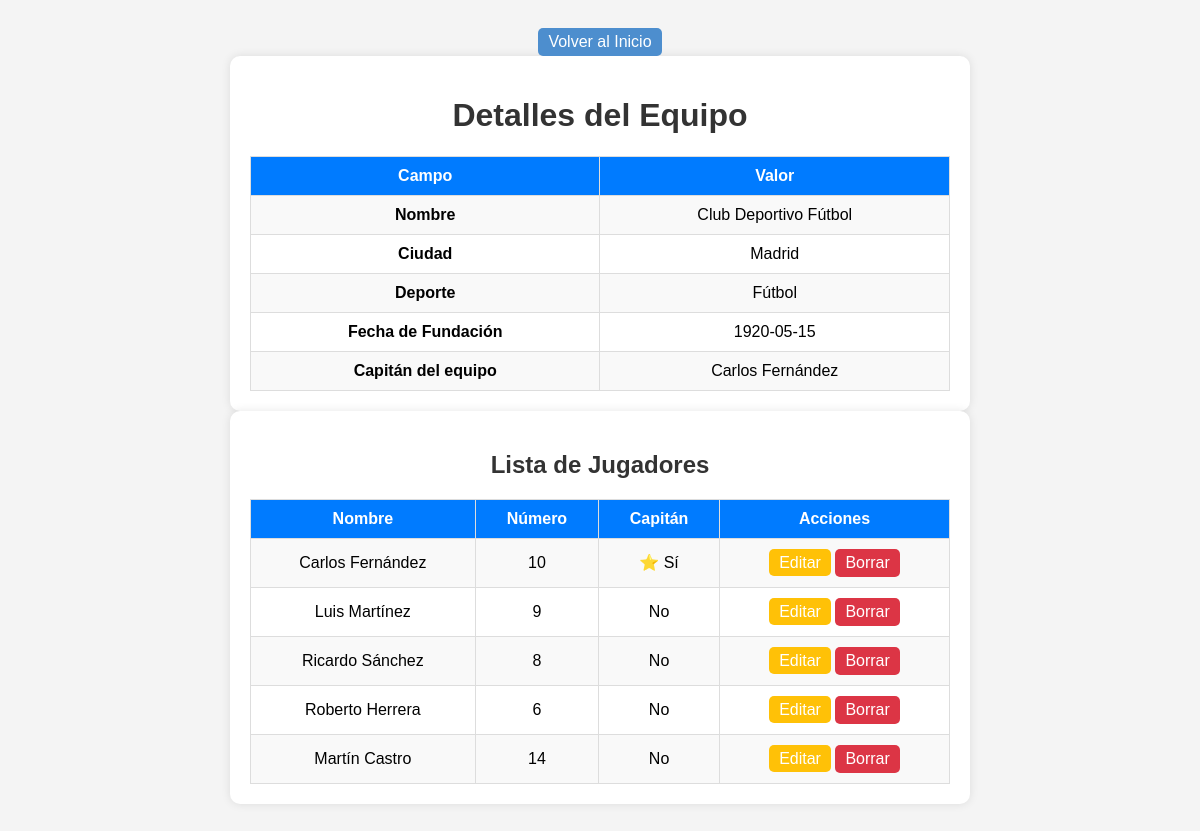
Page /views/EquipoView.php?id=1 on the committed database.
### tables this page shows
CREATE TABLE equipo (
    id INT AUTO_INCREMENT PRIMARY KEY,
    nombre VARCHAR(100) ,
    ciudad VARCHAR(100),
    deporte ENUM('Fútbol', 'Baloncesto', 'Béisbol', 'Vóley', 'Otro'),
    fecha_fundacion DATE NOT NULL
);

CREATE TABLE jugador (
    id INT AUTO_INCREMENT PRIMARY KEY,
    nombre VARCHAR(100) NOT NULL,
    numero INT NOT NULL,
    equipo_id INT NOT NULL,
    es_capitan TINYINT(1) DEFAULT 0,
    FOREIGN KEY (equipo_id) REFERENCES equipo(id) ON DELETE CASCADE
);

### database/Database.php (called while the page is built, shortened)
<?php
    class Database {
        private static $connection = null;
        public static function connect() {
            if (self::$connection === null) {
                try {
                    self::$connection = new PDO (
                        "mysql:host=" . DB_HOST . ";dbname=" . DB_NAME, DB_USER, DB_PASS, [PDO::ATTR_ERRMODE => PDO::ERRMODE_EXCEPTION]
                    );
                }
                 catch (PDOException $e){
                    die("Error de conexion: ".$e->getMessage());
                }
            }
            return self::$connection;
        }
    }
?>

### controllers/EquipoController.php (called while the page is built, shortened)
<?php
    require_once __DIR__ . "/../models/Equipo.php";
    class EquipoController {
        private $equipoModel;
        public function __construct() {
            $this->equipoModel = new Equipo();
        }
        public function listarEquipo($id) {
            return $this->equipoModel->obtenerEquipo($id);
        }
        public function listarCapitan($equipo_id) {
            return $this->equipoModel->obtenerCapitan($equipo_id);
        }
    }
?>

### models/Equipo.php (called while the page is built, shortened)
<?php
    require_once __DIR__ . "/../database/Database.php";
    class Equipo {
        private $db;
        public function __construct() {
            $this->db = Database::connect();
        }
        public function obtenerEquipo($id) {
            $sql = "SELECT * FROM equipo WHERE id = :id";
            $sentenciaPreparada = $this->db->prepare($sql);
            $sentenciaPreparada->execute(['id'=>$id]);
            return $sentenciaPreparada->fetch(PDO::FETCH_ASSOC);
        }
        public function obtenerCapitan($equipo_id) {
                $sql = "SELECT nombre FROM jugador WHERE equipo_id = :equipo_id AND es_capitan = 1 LIMIT 1";
                $sentenciaPreparada = $this->db->prepare($sql);
                $sentenciaPreparada->execute(['equipo_id' => $equipo_id]);
                $capitan = $sentenciaPreparada->fetch(PDO::FETCH_ASSOC);
                return $capitan ? $capitan['nombre']:null;
            }
        }
?>

### controllers/JugadorController.php (called while the page is built, shortened)
<?php
    require_once __DIR__ . "/../models/Jugador.php";
    class JugadorController {
        private $jugadorModel;
        public function __construct() {
            $this->jugadorModel = new Jugador();
        }
        public function listarJugadores($equipo_id){
            return $this->jugadorModel->obtenerJugadoresPorEquipo($equipo_id);
        }
    }

### models/Jugador.php (called while the page is built, shortened)
<?php
    require_once __DIR__ . "/../database/Database.php";
    class Jugador {
        private $db;
        public function __construct() {
            $this->db = Database::connect();
        }
        public function obtenerJugadoresPorEquipo($equipo_id) {
            $sql = 'SELECT * FROM jugador WHERE equipo_id = :equipo_id';
            $sentenciaPreparada = $this->db->prepare($sql);
            $sentenciaPreparada->execute(['equipo_id'=>$equipo_id]);
            return $sentenciaPreparada->fetchAll(PDO::FETCH_ASSOC);
        }
    }
?>

### views/EquipoView.php (the view, shortened to what this page needs)
<?php
    require_once __DIR__ . "/../controllers/EquipoController.php";
    require_once __DIR__ . "/../controllers/JugadorController.php";
    $equipoController = new EquipoController();
    $jugadorController = new JugadorController();
    $equipo = $equipoController->listarEquipo($_GET['id']);
    $jugadores = $jugadorController->listarJugadores($_GET['id']);
    $capitan = $equipoController->listarCapitan($_GET['id']);
?>
<!DOCTYPE html>
<html lang="es">
<head>
</head>
<body>
<a href="/">
    <button type="button" class="btn btn-index">Volver al Inicio</button>
</a>
<div class="container">
    <h1>Detalles del Equipo</h1>
    <table>
        <tr>
            <th>Campo</th>
            <th>Valor</th>
        </tr>
        <tr>
            <td><strong>Nombre</strong></td>
            <td><?= htmlspecialchars($equipo['nombre']) ?></td>
        </tr>
        <tr>
            <td><strong>Ciudad</strong></td>
            <td><?= htmlspecialchars($equipo['ciudad']) ?></td>
        </tr>
        <tr>
            <td><strong>Deporte</strong></td>
            <td><?= htmlspecialchars($equipo['deporte']) ?></td>
        </tr>
        <tr>
            <td><strong>Fecha de Fundación</strong></td>
            <td><?= htmlspecialchars($equipo['fecha_fundacion']) ?></td>
        </tr>
        <?php if (!empty($capitan)): ?>
        <tr>
            <td><strong>Capitán del equipo</strong></td>
            <td><?= htmlspecialchars($capitan) ?></td>
        </tr>
        <?php endif ?>
    </table>
</div>
<div class="container">
    <h2>Lista de Jugadores</h2>
    <table>
        <tr>
            <th>Nombre</th>
            <th>Número</th>
            <th>Capitán</th>
            <th>Acciones</th>
        </tr>
        <?php foreach ($jugadores as $jugador): ?>
        <tr>
            <td><?= htmlspecialchars($jugador['nombre']) ?></td>
            <td><?= htmlspecialchars($jugador['numero']) ?></td>
            <td><?= $jugador['es_capitan'] ? '⭐ Sí' : 'No' ?></td>
            <td>
                <a href="/views/EditarJugadorView.php?id=<?= $jugador['id'] ?>" class="btn btn-edit">Editar</a>
                <form method="POST" action="" style="display:inline;">
                    <button type="submit" class="btn btn-delete" onclick="return confirm('¿Seguro que quieres eliminar este jugador?');">
                        Borrar
                    </button>
                </form>
            </td>
        </tr>
        <?php endforeach; ?>
    </table>
</div>
</body>
</html>

### views/EquipoView.php (style rules this page uses)
body { font-family: Arial, sans-serif; background-color: #f4f4f4; text-align: center; padding: 20px; }
.container { max-width: 700px; margin: 0 auto; background: white; padding: 20px; border-radius: 10px; box-shadow: 0 0 10px rgba(0, 0, 0, 0.1); }
h1, h2 { color: #333; }
table { width: 100%; border-collapse: collapse; margin-top: 10px; }
table, th, td { border: 1px solid #ddd; }
th, td { padding: 10px; text-align: center; }
th { background: #007bff; color: white; }
tr:nth-child(even) { background: #f9f9f9; }
.btn { padding: 5px 10px; border: none; border-radius: 5px; text-decoration: none; cursor: pointer; font-size: 16px; }
.btn-index { background:rgb(77, 142, 206); color: white; }
.btn-edit { background: #ffc107; color: white; }
.btn-delete { background: #dc3545; color: white; }

### rows in the picture
equipo: nombre "Club Deportivo Fútbol", ciudad "Madrid", deporte "Fútbol", fecha_fundacion "1920-05-15"
jugador: nombre "Carlos Fernández", numero "10", es_capitan "⭐ Sí"
jugador: nombre "Luis Martínez", numero "9", es_capitan "No"
jugador: nombre "Ricardo Sánchez", numero "8", es_capitan "No"
jugador: nombre "Roberto Herrera", numero "6", es_capitan "No"
jugador: nombre "Martín Castro", numero "14", es_capitan "No"
